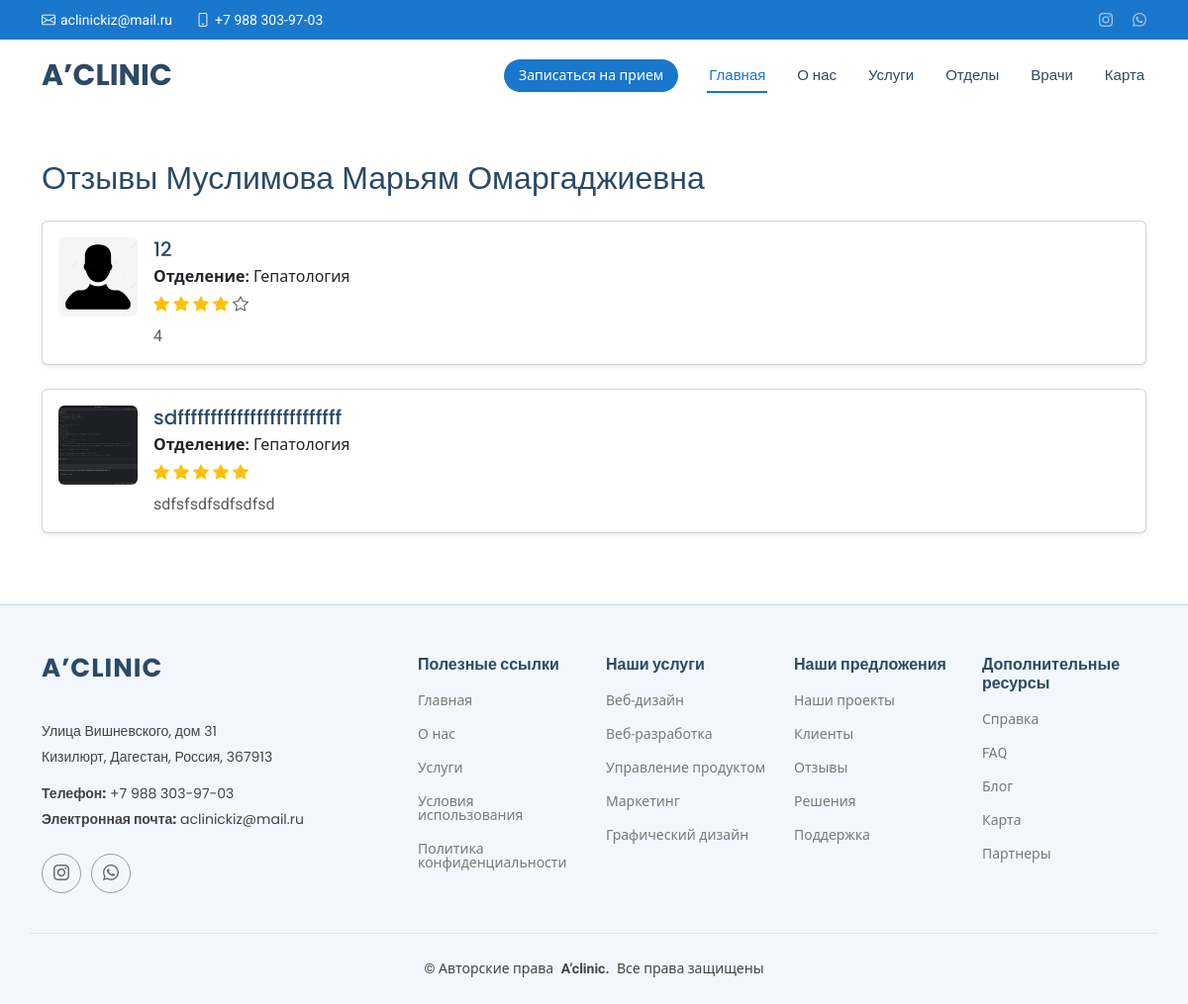
The page /testimonials/doctor/muslimova-mariam-omargadzhievna/ on the database its author committed.
### clinic/models.py (models this page shows, shortened)
class Doctor(models.Model):
    name = models.CharField(max_length=100, verbose_name='Имя')
    slug = models.SlugField(unique=True, blank=True, verbose_name='URL')
    department = models.ForeignKey('Departments', verbose_name='Специализация', on_delete=models.CASCADE)
    photo = models.ImageField(upload_to='doctors/', verbose_name='Фото', null=True, blank=True)
    bio = models.TextField(verbose_name='Биография')
    experience_years = models.PositiveIntegerField(default=0, verbose_name='Стаж (в годах)')
    education = models.TextField(verbose_name='Образование', blank=True)
    price_per_consultation = models.DecimalField(max_digits=8, decimal_places=2, verbose_name='Цена за приём',
                                                 null=True, blank=True)
    rating = models.FloatField(default=0, verbose_name='Рейтинг')
    special_services = models.TextField(verbose_name='Специальные услуги', blank=True)
    seo_description = models.CharField(max_length=160, verbose_name='SEO описание', blank=True)
    accepts_online = models.BooleanField(default=False, verbose_name='Онлайн-консультации')
    appointments_url = models.URLField(verbose_name='Ссылка на запись', null=True, blank=True)
    video_presentation = models.URLField(verbose_name='Видео-презентация', null=True, blank=True)
    working_days = models.CharField(max_length=100, verbose_name='Рабочие дни', blank=True)
    working_hours = models.CharField(max_length=100, verbose_name='Рабочие часы', blank=True)
    gender = models.CharField(max_length=10, choices=[('male', 'Мужской'), ('female', 'Женский')], verbose_name='Пол',
                              blank=True)
    available = models.BooleanField(default=True, verbose_name='Доступен')
    social_links = models.ForeignKey('SocialNetwork', on_delete=models.SET_NULL, null=True, blank=True,
                                     verbose_name='Соц. сети')
    class Meta:
        verbose_name = 'Врач'
        verbose_name_plural = 'Врачи'

class Testimonial(models.Model):
    name = models.CharField("Имя пациента", max_length=100)
    stars = models.PositiveSmallIntegerField("Оценка (звезды)", default=5)
    text = models.TextField("Текст отзыва")
    doctor = models.ForeignKey("Doctor", on_delete=models.SET_NULL, null=True, blank=True, verbose_name="Врач")
    department = models.ForeignKey("Departments", on_delete=models.SET_NULL, null=True, blank=True,
                                   verbose_name="Отделение")
    image = models.ImageField(verbose_name="Фото пациента", upload_to='testimonials/', blank=True, null=True)
    date = models.DateTimeField(verbose_name='Дата', auto_now_add=True, blank=True)
    class Meta:
        verbose_name = "Отзыв"
        verbose_name_plural = "Отзывы"

class Departments(models.Model):
    name = models.CharField(verbose_name='Название отделения')
    bio = models.CharField(verbose_name="Краткое описание")
    photo = models.ImageField(verbose_name="Фото", upload_to='departments/', blank=True, null=True)
    description = models.CharField(verbose_name="Описание")
    class Meta:
        verbose_name = 'Отдел'
        verbose_name_plural = 'Отделы'

### clinic/views.py (the view)
# urls.py: path('testimonials/doctor/<slug:slug>/', TestimonialsView.as_view(), name='testimonials_doctor'),
class TestimonialsView(TemplateView):
    template_name = "clinic/testimonials_list.html"
    def get_context_data(self, **kwargs):
        context = super().get_context_data(**kwargs)
        slug = self.kwargs.get('slug')
        doctor = Doctor.objects.get(slug=slug)
        context["doctor"] = doctor
        context["testimonials"] = Testimonial.objects.filter(doctor=doctor)
        return context

### clinic/templates/clinic/testimonials_list.html (shortened to what this page needs)
{% extends "a_clinic/base.html" %}
{% load static %}
{% block content %}
<div class="container py-5">
    <h2 class="mb-4">Отзывы {{ doctor.name }}</h2>
    {% if testimonials %}
    {% for testimonial in testimonials %}
    <div class="card mb-4 shadow-sm">
        <div class="card-body d-flex">
            {% if testimonial.image %}
            <img src="{{ testimonial.image.url }}" class="rounded me-3" alt="Фото пациента"
                 style="width: 80px; height: 80px; object-fit: cover;">
            {% else %}
            <img src="{% static 'img/default_user.png' %}" class="rounded me-3" alt="Фото пациента"
                 style="width: 80px; height: 80px; object-fit: cover;">
            {% endif %}
            <div>
                <h5 class="mb-1">{{ testimonial.name }}</h5>
                {% if testimonial.department %}
                <p class="mb-1"><strong>Отделение:</strong> {{ testimonial.department.name }}</p>
                {% endif %}
                <div class="stars mb-2">
                    {% for i in "12345"|make_list %}
                    {% if forloop.counter <= testimonial.stars %}
                    <i class="bi bi-star-fill text-warning"></i>
                    {% else %}
                    <i class="bi bi-star text-muted"></i>
                    {% endif %}
                    {% endfor %}
                </div>
                <p class="text-muted mb-0">{{ testimonial.text }}</p>
            </div>
        </div>
    </div>
    {% endfor %}
    {% else %}
    <p>Отзывов пока нет.</p>
    {% endif %}
</div>
{% endblock %}

### clinic/static/css/main.css (style rules this page uses)
:root { --default-font: "Roboto", system-ui, -apple-system, "Segoe UI", Roboto, "Helvetica Neue", Arial, "Noto Sans", "Liberation Sans", sans-serif, "Apple Color Emoji", "Segoe UI Emoji", "Segoe UI Symbol", "Noto Color Emoji"; --heading-font: "Poppins", sans-serif; --nav-font: "Raleway", sans-serif; }
:root { --background-color: #ffffff; --default-color: #444444; --heading-color: #2c4964; --accent-color: #1977cc; --surface-color: #ffffff; --contrast-color: #ffffff; }
:root { --nav-color: #2c4964; --nav-hover-color: #1977cc; --nav-mobile-background-color: #ffffff; --nav-dropdown-background-color: #ffffff; --nav-dropdown-color: #2c4964; --nav-dropdown-hover-color: #1977cc; }
:root { scroll-behavior: smooth; }
body { color: var(--default-color); background-color: var(--background-color); font-family: var(--default-font); }
h1, h2, h3, h4, h5, h6 { color: var(--heading-color); font-family: var(--heading-font); }

### rows shown on the page
Doctor: name "Муслимова Марьям Омаргаджиевна"
Testimonial: name "12", department.name "Гепатология", stars 4 (drawn), text "4"
Testimonial: image (picture), name "sdfffffffffffffffffffffffff", department.name "Гепатология", stars 5 (drawn), text "sdfsfsdfsdfsdfsd"
